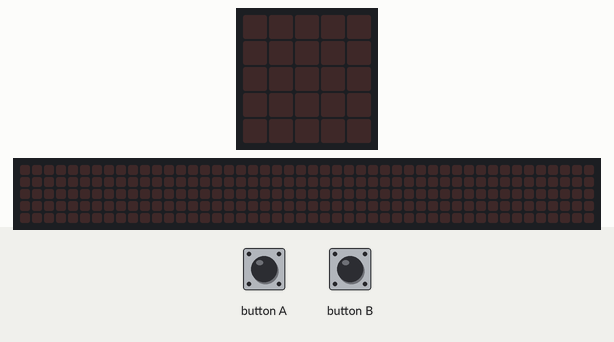
The program below on a simulated BBC micro:bit running MicroPython. Parts: the board's 5×5 LED display, a strip that is not on the board, showing the scrolling text unrolled. The inputs (shaded band) are chosen by the test bench. The 48×5 strip is a reading aid, not a part: it shows the text the display is scrolling, unrolled, one strip-width of it at a time.

Above: at 1.2 s.
1.3 s: button A pressed for 0.15 s
At 1.37 s:
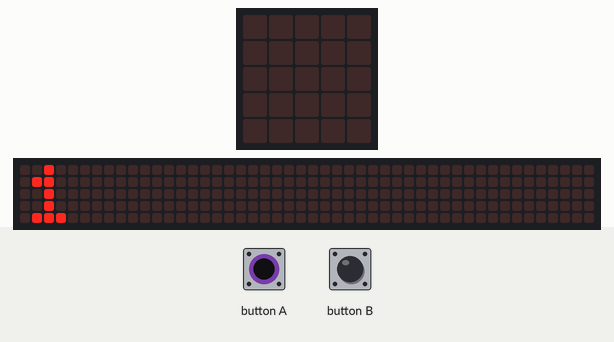
4.3 s: button B pressed for 3.2 s
At 4.42 s:
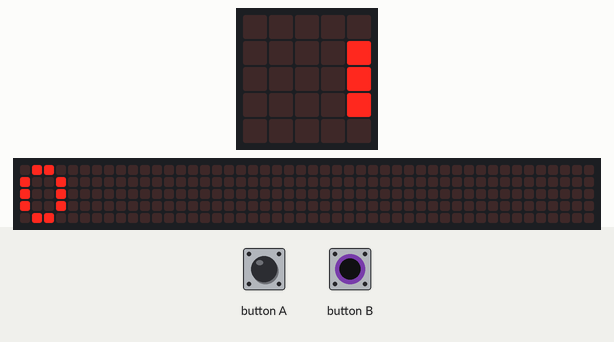
9.0 s: button B pressed for 0.15 s
At 9.13 s:
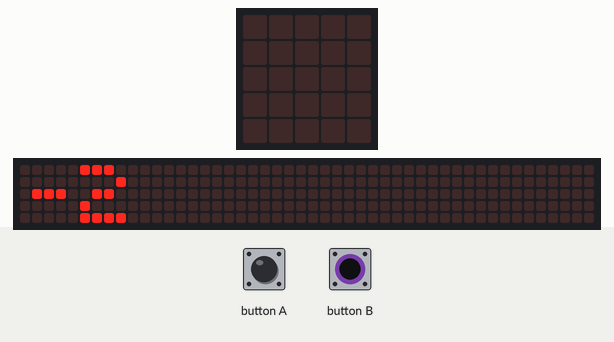
12.0 s: button A pressed for 1 s
At 12.13 s:
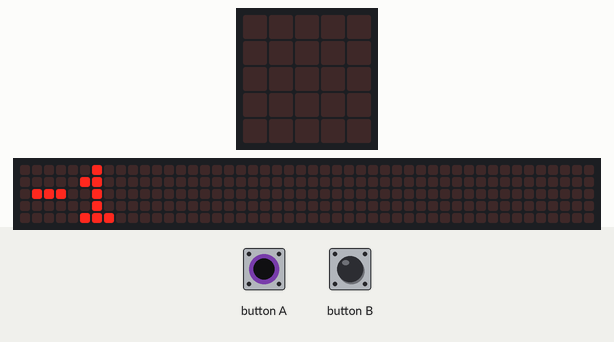
15.0 s: button B pressed for 1 s
At 15.23 s:
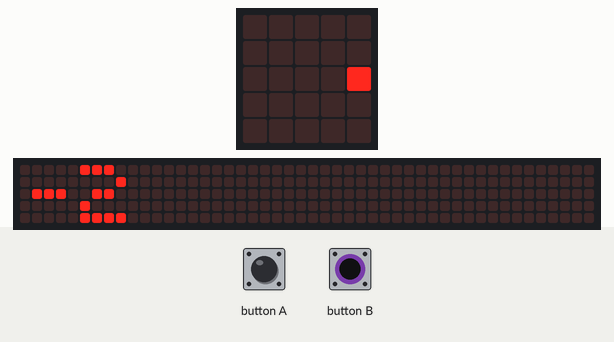

The program:

counter.py
```python
import microbit

ctr = 0# Initialize counter

while True:

    if microbit.button_a.is_pressed():

        ctr = ctr + 1

        microbit.display.scroll(str(ctr)) #Display counter

    elif microbit.button_b.is_pressed():

        ctr = ctr - 1

        microbit.display.scroll(str(ctr))


    microbit.sleep(100)
```

Measured:
- after the input at 1.3 s, the display: changes at once (image 1)
- after the input at 4.3 s, the display: changes after 0.05 s (image 2)
- after the input at 9.0 s, the display: changes after 0.06 s (image 3)
- after the input at 12.0 s, the display: changes after 0.06 s (image 4)
- after the input at 15.0 s, the display: first changes at once (image 5 shows a later state)
